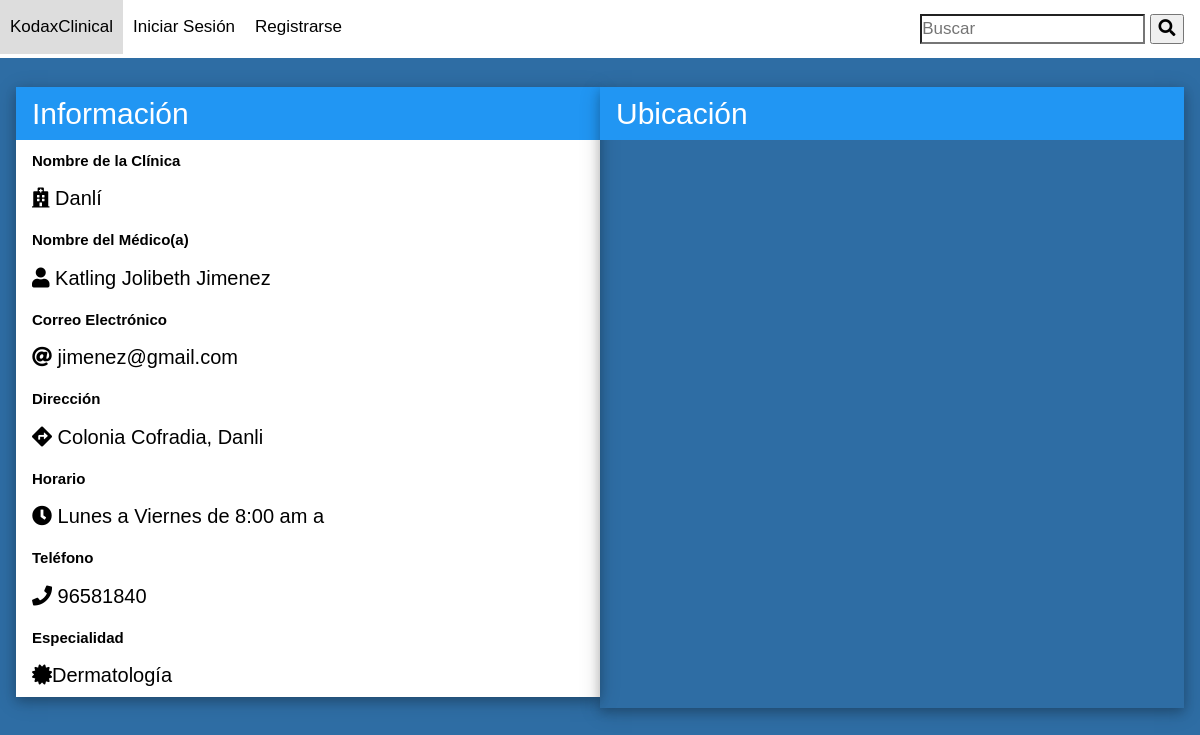
Page /medicos_mas.php?cod=14 on the committed database.
### tables this page shows
CREATE TABLE `registros` (
  `id_registro` int(100) NOT NULL,
  `nombre_clinica` varchar(30) NOT NULL,
  `nombre` varchar(30) NOT NULL,
  `correo` varchar(30) NOT NULL,
  `contrasena` varchar(250) NOT NULL,
  `especialidad` varchar(30) NOT NULL,
  `direccion` varchar(30) NOT NULL,
  `horario` varchar(30) NOT NULL,
  `telefono` int(8) NOT NULL,
  `latitud` varchar(250) DEFAULT NULL,
  `longitud` varchar(250) DEFAULT NULL,
  `foto` varchar(255) DEFAULT 'default.jpg',
  `destino` varchar(255) DEFAULT 'imagenkodaxweb/'
);

CREATE TABLE `categorias` (
  `id_categoria` int(11) NOT NULL,
  `nombre` varchar(30) NOT NULL,
  `nombres` varchar(30) NOT NULL,
  `titulo` varchar(50) NOT NULL,
  `descripcion` varchar(255) NOT NULL,
  `imagen` varchar(255) NOT NULL
);

### medicos_mas.php (the view, shortened to what this page needs)
<!DOCTYPE html>
<html>
<head>
  <?php include('lib/links.php'); ?>
</head>
<body>
  <?php
      include("lib/conexion.php");
      $cod = $_GET["cod"];
      $sql = "SELECT id_registro,nombre_clinica,registros.nombre as name,correo,direccion,horario,telefono,latitud,longitud,categorias.nombre as categoria
      FROM registros JOIN categorias ON especialidad=id_categoria
      WHERE id_registro=$cod";
      $stmt=$conexion->query($sql);
      $rows = $stmt->fetchAll();
      foreach ($rows as $key){}
      include ("bar.php");
  ?>
  <div class="w3-container w3-content w3-padding-64" style="max-width:2000px" id="">
    <div class="w3-card-4 w3-col m6">
      <div class="w3-container w3-blue">
        <h2>Información</h2>
      </div>
      <div class="w3-container w3-white">
        <label style="margin-top:10px">Nombre de la Clínica</label>
        <h4><i class="fa fa-hospital"></i> <?php echo $key["nombre_clinica"] ?></h4>
        <label style="margin-top:10px">Nombre del Médico(a)</label>
        <h4><i class="fa fa-user"></i> <?php echo $key["name"] ?></h4>
        <label style="margin-top:10px">Correo Electrónico</label>
        <h4><i class="fa fa-at"></i> <?php echo $key["correo"] ?></h4>
        <label style="margin-top:10px">Dirección</label>
        <h4><i class="fa fa-directions"></i> <?php echo $key["direccion"] ?></h4>
        <label style="margin-top:10px">Horario</label>
        <h4><i class="fa fa-clock"></i> <?php echo $key["horario"] ?></h4>
        <label style="margin-top:10px">Teléfono</label>
        <h4><i class="fa fa-phone"></i> <?php echo $key["telefono"] ?></h4>
        <label style="margin-top:10px"> Especialidad</label>
        <h4><i class="fa fa-certificate"></i><?php echo $key["categoria"] ?></h4>
      </div>
    </div>
    <div class="w3-card-4 w3-col m6" >
      <div class="w3-container w3-blue">
        <h2>Ubicación</h2>
      </div>
      <div class="w3-row w3-padding-32" id="map" >
      </div>
    </div>
  </div>
</body>
</html>

### css/w3.css (style rules this page uses)
*,*:before,*:after { box-sizing:inherit }
html { -ms-text-size-adjust:100%;-webkit-text-size-adjust:100% }
body { margin:0 }
html,body { font-family:Verdana,sans-serif;font-size:15px;line-height:1.5 }
html { overflow-x:hidden }
h2 { font-size:30px }
h4 { font-size:20px }
h1,h2,h3,h4,h5,h6 { font-family:"Segoe UI",Arial,sans-serif;font-weight:400;margin:10px 0 }
.w3-container:after,.w3-container:before,.w3-panel:after,.w3-panel:before,.w3-row:after,.w3-row:before,.w3-row-padding:after,.w3-row-padding:before, .w3-cell-row:before,.w3-cell-row:after,.w3-clear:after,.w3-clear:before,.w3-bar:before,.w3-bar:after { content:"";display:table;clear:both }
.w3-col,.w3-half,.w3-third,.w3-twothird,.w3-threequarter,.w3-quarter { float:left;width:100% }
@media (min-width:601px) { .w3-col.m6,.w3-half { width:49.99999% } }
.w3-content { max-width:980px;margin:auto }
.w3-container,.w3-panel { padding:0.01em 16px }
.w3-card-4,.w3-hover-shadow:hover { box-shadow:0 4px 10px 0 rgba(0,0,0,0.2),0 4px 20px 0 rgba(0,0,0,0.19) }
.w3-padding-32 { padding-top:32px!important;padding-bottom:32px!important }
.w3-padding-64 { padding-top:64px!important;padding-bottom:64px!important }
.w3-blue,.w3-hover-blue:hover { color:#fff!important;background-color:#2196F3!important }
.w3-white,.w3-hover-white:hover { color:#000!important;background-color:#fff!important }

### css/estilos.css (style rules this page uses)
* { margin: 0; padding: 0; -webkit-box-sizing: border-box; -moz-box-sizing: border-box; box-sizing: border-box; }
body { background:#2e6da4; -webkit-background-size: cover; background-size: cover; background-attachment: fixed; font-family: Roboto; }

### lib/links.php (style rules this page uses)
body,h1,h2,h3,h4,h5,h6 { font-family: "Karma", sans-serif }

### medicos_mas.php (style rules this page uses)
#map { height: 568px; width: 100%; }

### rows in the picture
registros: nombre_clinica "Danlí", nombre "Katling Jolibeth Jimenez", correo "jimenez@gmail.com", direccion "Colonia Cofradia, Danli", horario "Lunes a Viernes de 8:00 am a", telefono "96581840", categorias.nombre "Dermatología"
